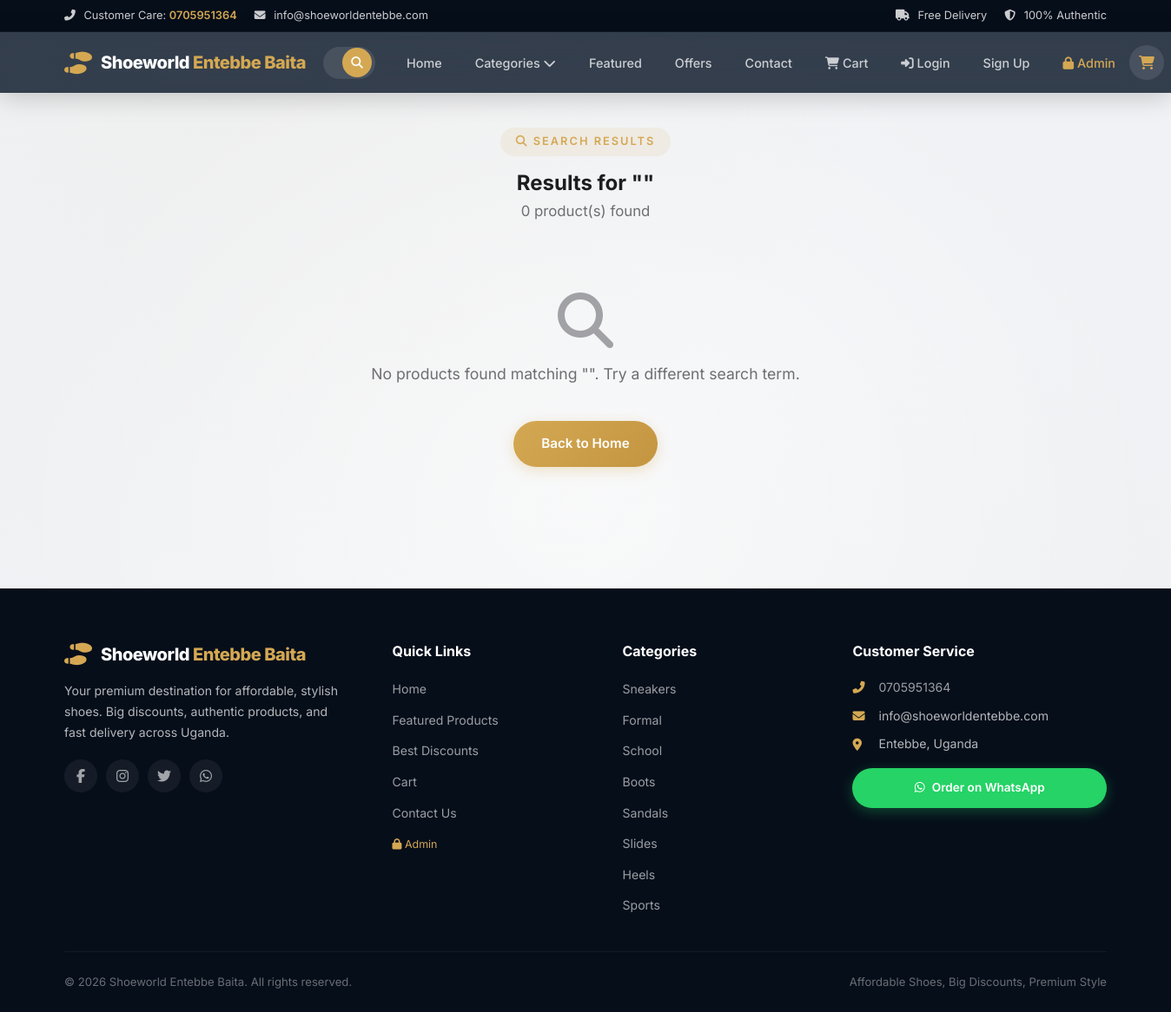
Screenshot of /search with the database file from the repository.
### app.py (models this page shows, shortened)
class Category(db.Model):
    id = db.Column(db.Integer, primary_key=True)
    name = db.Column(db.String(100), nullable=False)
    slug = db.Column(db.String(100), unique=True, nullable=False)
    icon = db.Column(db.String(50), default='fa-shoe-prints')
    products = db.relationship('Product', backref='category', lazy=True, cascade='all, delete-orphan')

### app.py (the view)
@app.route('/search')
def search():
    q = request.args.get('q', '').strip()
    results = []
    if q:
        term = f'%{q}%'
        results = Product.query.filter(
            db.or_(Product.name.ilike(term), Product.description.ilike(term))
        ).order_by(Product.created_at.desc()).all()
    return render_template('search.html', query=q, results=results)

### app.py (called while the page is built, shortened)
@app.context_processor
def inject_globals():
    categories = Category.query.all()
    cart = session.get('cart', [])
    cart_count = sum(item['quantity'] for item in cart)
    cart_total = 0
    cart_items = []
    user = None
    if session.get('user_id'):
        user = User.query.get(session['user_id'])
    return dict(
        categories=categories,
        cart_count=cart_count,
        cart_items=cart_items,
        cart_total=cart_total,
        current_user=user
    )

### templates/search.html (shortened to what this page needs)
{% extends "base.html" %}
{% block content %}
<section class="section page-header">
  <div class="container">
    <div class="section-header">
      <span class="section-tag"><i class="fas fa-search"></i> Search Results</span>
      <h1>Results for ""</h1>
      <p>{{ results|length }} product(s) found</p>
    </div>
  </div>
</section>
<section class="section" style="padding-top:0;">
  <div class="container">
    {% if results %}
    <div class="products-grid">
      {% for product in results %}
      {% include "product_card.html" %}
      {% endfor %}
    </div>
    {% else %}
    <div class="search-empty">
      <i class="fas fa-search"></i>
      <p>No products found matching "{{ query }}". Try a different search term.</p>
      <a href="{{ url_for('home') }}" class="btn btn-primary" style="margin-top:16px;">Back to Home</a>
    </div>
    {% endif %}
  </div>
</section>
{% endblock %}

### templates/base.html (shortened to what this page needs)
<!DOCTYPE html>
<html lang="en">
<head>
  <link rel="stylesheet" href="https://cdnjs.cloudflare.com/ajax/libs/font-awesome/6.5.1/css/all.min.css" />
  <link rel="stylesheet" href="{{ url_for('static', filename='style.css') }}" />
</head>
<body>
  <div class="top-bar">
    <div class="container">
      <div class="top-bar-left">
        <span><i class="fas fa-phone-alt"></i> Customer Care: <a href="tel:0705951364">0705951364</a></span>
        <span class="hide-mobile"><i class="fas fa-envelope"></i> info@shoeworldentebbe.com</span>
      </div>
      <div class="top-bar-right">
        <span><i class="fas fa-truck"></i> Free Delivery</span>
        <span class="hide-mobile"><i class="fas fa-shield-alt"></i> 100% Authentic</span>
      </div>
    </div>
  </div>
  <header class="header" id="header">
    <div class="container">
      <a href="{{ url_for('home') }}" class="logo">
        <i class="fas fa-shoe-prints logo-icon"></i>
        <span class="logo-text">Shoeworld <span class="logo-highlight">Entebbe Baita</span></span>
      </a>
      <div class="search-bar" id="searchBar">
        <form action="{{ url_for('search') }}" method="GET" style="display:flex;width:100%;">
          <button type="submit" aria-label="Search"><i class="fas fa-search"></i></button>
        </form>
      </div>
      <nav class="nav-menu" id="navMenu">
        <ul class="nav-list">
          <li><a href="{{ url_for('home') }}" class="{% if request.endpoint == 'home' %}active{% endif %}">Home</a></li>
          <li class="dropdown-trigger">
            <a href="#">Categories <i class="fas fa-chevron-down"></i></a>
          </li>
          <li><a href="{{ url_for('home') }}#featured">Featured</a></li>
          <li><a href="{{ url_for('home') }}#discounts">Offers</a></li>
          <li><a href="{{ url_for('home') }}#contact">Contact</a></li>
          <li><a href="{{ url_for('cart') }}"><i class="fas fa-shopping-cart"></i> Cart {% if cart_count > 0 %}<span class="cart-badge">{{ cart_count }}</span>{% endif %}</a></li>
          {% if current_user %}
          <li><a href="{{ url_for('account') }}"><i class="fas fa-user"></i> {{ current_user.name }}</a></li>
          <li><a href="{{ url_for('logout') }}" style="color:var(--text-lighter);">Logout</a></li>
          {% else %}
          <li><a href="{{ url_for('login') }}"><i class="fas fa-sign-in-alt"></i> Login</a></li>
          <li><a href="{{ url_for('signup') }}">Sign Up</a></li>
          {% endif %}
          <li><a href="{{ url_for('admin_login') }}" style="color:var(--accent);"><i class="fas fa-lock"></i> Admin</a></li>
        </ul>
      </nav>
      <div class="nav-actions">
        <a href="{{ url_for('cart') }}" class="nav-cart" aria-label="Cart">
          <i class="fas fa-shopping-cart"></i>
        </a>
      </div>
    </div>
  </header>
  {% block content %}{% endblock %}
  <footer class="footer">
    <div class="container">
      <div class="footer-grid">
        <div class="footer-col footer-brand">
          <a href="{{ url_for('home') }}" class="logo">
            <i class="fas fa-shoe-prints logo-icon"></i>
            <span class="logo-text">Shoeworld <span class="logo-highlight">Entebbe Baita</span></span>
          </a>
          <p>Your premium destination for affordable, stylish shoes. Big discounts, authentic products, and fast delivery across Uganda.</p>
          <div class="footer-social">
            <a href="#" aria-label="Facebook"><i class="fab fa-facebook-f"></i></a>
            <a href="#" aria-label="Instagram"><i class="fab fa-instagram"></i></a>
            <a href="#" aria-label="Twitter"><i class="fab fa-twitter"></i></a>
            <a href="#" aria-label="WhatsApp"><i class="fab fa-whatsapp"></i></a>
          </div>
        </div>
        <div class="footer-col">
          <h4>Quick Links</h4>
          <ul>
          <li><a href="{{ url_for('home') }}">Home</a></li>
          <li><a href="{{ url_for('home') }}#featured">Featured Products</a></li>
          <li><a href="{{ url_for('home') }}#discounts">Best Discounts</a></li>
          <li><a href="{{ url_for('cart') }}">Cart</a></li>
          <li><a href="{{ url_for('home') }}#contact">Contact Us</a></li>
          <li><a href="{{ url_for('admin_login') }}" style="color:var(--accent);font-size:0.78rem;"><i class="fas fa-lock"></i> Admin</a></li>
          </ul>
        </div>
        <div class="footer-col">
          <h4>Categories</h4>
          <ul>
            {% for cat in categories[:8] %}
            <li><a href="{{ url_for('category_page', slug=cat.slug) }}">{{ cat.name }}</a></li>
            {% endfor %}
          </ul>
        </div>
        <div class="footer-col">
          <h4>Customer Service</h4>
          <ul class="footer-contact">
            <li><i class="fas fa-phone-alt"></i> <a href="tel:0705951364">0705951364</a></li>
            <li><i class="fas fa-envelope"></i> info@shoeworldentebbe.com</li>
            <li><i class="fas fa-map-marker-alt"></i> Entebbe, Uganda</li>
          </ul>
          <div class="footer-whatsapp">
            <a href="https://wa.me/256705951364?text=Hello%20Shoeworld%20Entebbe%20Baita%2C%20I%20want%20to%20order%20a%20shoe." target="_blank" class="btn btn-whatsapp">
              <i class="fab fa-whatsapp"></i> Order on WhatsApp
            </a>
          </div>
        </div>
      </div>
      <div class="footer-bottom">
        <p>&copy; 2026 Shoeworld Entebbe Baita. All rights reserved.</p>
        <p>Affordable Shoes, Big Discounts, Premium Style</p>
      </div>
    </div>
  </footer>
</body>
</html>

### rows the page displays
Category: name "Sneakers"
Category: name "Formal"
Category: name "School"
Category: name "Boots"
Category: name "Sandals"
Category: name "Slides"
Category: name "Heels"
Category: name "Sports"

### other values shown
{{ results|length }} "0"
